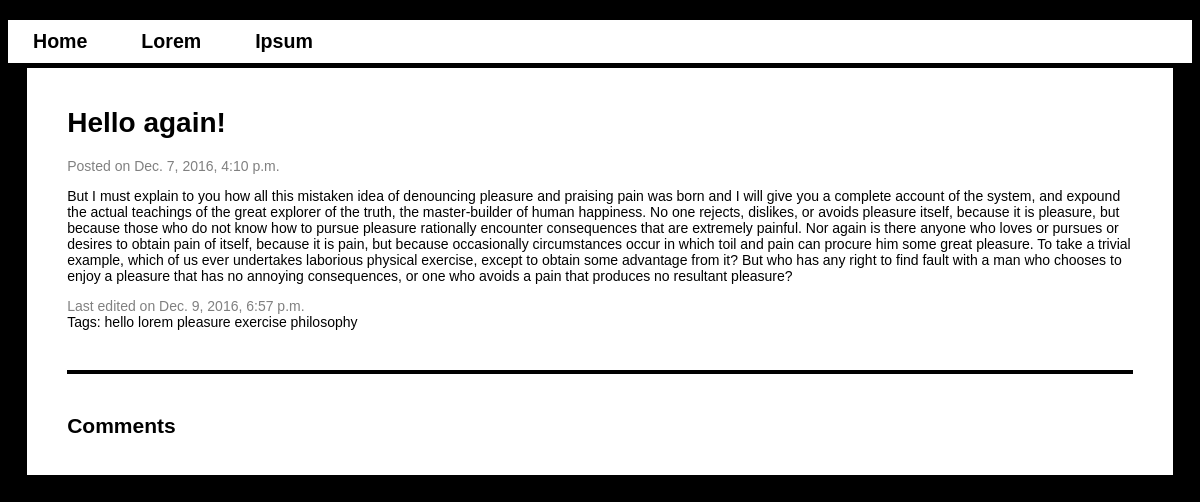
The app's page /blog/2/ with its own data.
### blog/models.py (models this page shows, shortened)
class Article(models.Model):
	title = models.CharField(max_length=200)
	body = models.TextField()
	pub_date = models.DateTimeField('date published')
	created_date = models.DateTimeField('date created', auto_now_add=True)
	last_edit_date = models.DateTimeField('date last edited', auto_now=True)
	tags = models.ManyToManyField(Tag)

class Tag(models.Model):
	tag_text = models.CharField(max_length=50)

### blog/views.py (the view)
# urls.py: url(r'^(?P<pk>[0-9]+)/$', views.ArticleView.as_view(), name='article'),
class ArticleView(generic.DetailView):
	model = Article
	template_name = 'blog/article.html'

### blog/templates/blog/article.html (shortened to what this page needs)
{% extends "blog/base.html" %}
{% block content %}
<div id="container">
	<div id="article">
		<h1>{{ article.title }}</h1>
		<div class="date">Posted on {{ article.pub_date }}</div>
		<p>{{ article.body }}</p>
		<div class="date">Last edited on {{ article.last_edit_date }}</div>
		{% if article.tags.all %}
			<div id="tag_list">
				<span>Tags: </span>
				{% for tag in article.tags.all %}
		    		<a href="{% url 'blog:tag' tag.id %}" class="tag" id="tag{{ forloop.counter }}">{{ tag.tag_text }}</a>
				{% endfor %}
			</div>
		{% endif %}
	</div>
	<hr>
	<div id="comments">
		<h2>Comments</h2>
	</div>
</div>
{% endblock %}

### blog/static/blog/style.css (style rules this page uses)
body { background-color: #000; font-family: Verdana, Helvetica, Arial; font-size: 14px; }
a { color: #000; border: none; text-decoration: none; }
#container { width: 90%; height: 90%; margin: 0 auto; background: #fff; padding: 20px 40px; }
.date { color: gray; }
hr { margin-top: 40px; margin-bottom: 40px; height: 4px; background-color: #000; border-style: none; }

### records on screen
Article: title "Hello again!", pub_date "Dec. 7, 2016, 4:10 p.m.", body "But I must explain to you how all this mistaken idea of denouncing pleasure and praising pain was born and I will give you a complete account of the system, and expound the actual teachings of the great explorer of the truth, the master-builder of human happiness. No one rejects, dislikes, or avoids pleasure itself, because it is pleasure, but because those who do not know how to pursue pleasure rationally encounter consequences that are extremely painful. Nor again is there anyone who loves or pursues or desires to obtain pain of itself, because it is pain, but because occasionally circumstances occur in which toil and pain can procure him some great pleasure. To take a trivial example,…", last_edit_date "Dec. 9, 2016, 6:57 p.m."
Tag: tag_text "hello"
Tag: tag_text "lorem"
Tag: tag_text "pleasure"
Tag: tag_text "exercise"
Tag: tag_text "philosophy"
